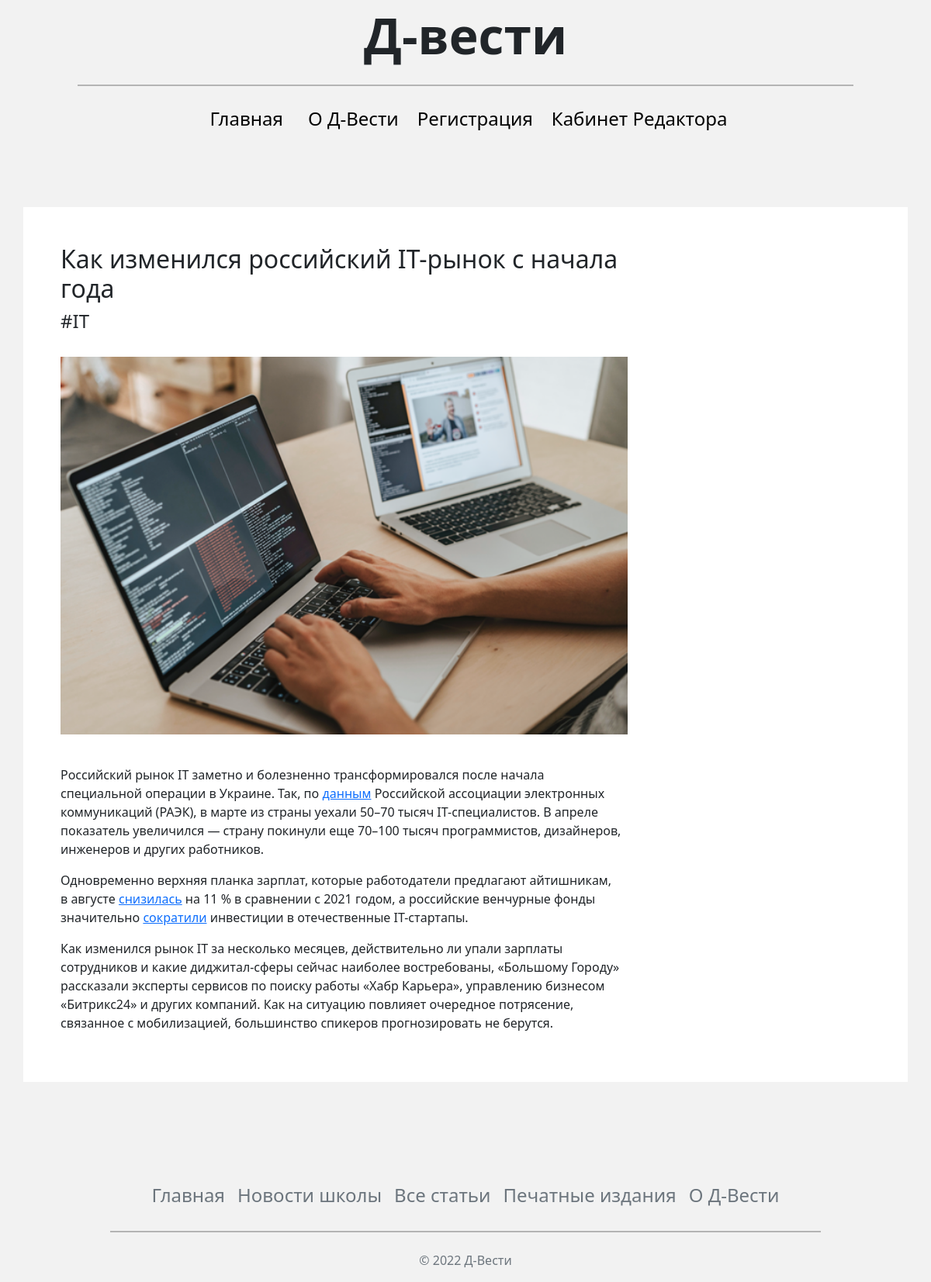
Screenshot of /show_article/1 with the database file from the repository.
### app.py (models this page shows)
class Article(db.Model):
    id = db.Column(db.Integer, primary_key=True)
    title_article = db.Column(db.String, nullable=False)
    tag = db.Column(db.String, nullable=False)
    text_article = db.Column(db.Text, nullable=False)
    main_img = db.Column(db.String, nullable=False)
    date = db.Column(db.DateTime, default=datetime.utcnow())

### app.py (the view)
@app.route('/show_article/<int:id>', methods=['GET', 'POST'])
def show_article(id=None):
    post = db.get_or_404(Article, id)
    title = post.title_article
    tag = post.tag
    text_article = post.text_article
    main_img = post.main_img
    return render_template('main/show_article.html', title=title, tag=tag, text_article=text_article, main_img=main_img)

### templates/main/show_article.html (shortened to what this page needs)
<!DOCTYPE html>
<html lang="en">
<head>
    {% include "main/links.html" %}
</head>
<body>
<h1 style="font-weight: 700; font-size: 64px" class="text-center mt-2 mb-4">Д-вести</h1>
<hr class="hr-before-header">
{% include "main/header.html" %}
<br><br><br>
<div class="container pt-5 ps-5 pb-5 pe-5" style="background-color: white">
    <h2 class="show-article-adaptive-img">{{title}}</h2>
    <h4>{{tag}}</h4><br>
    <div class="show-article-adaptive-img">
        <img src="/static/images/articles/{{main_img}}" width="100%">
        <br><br>
    </div>
    <div style="" class="show-article-adaptive-img">
        <p class="title-post">
            {{ text_article| safe }}
        </p>
    </div>
</div>
<br><br><br><br><br>
{% include 'main/footer.html' %}
</body>
</html>

### static/main.css (style rules this page uses)
body { background: #F2F2F2 !important; }
.hr-before-header { background-color: black; border-top: 2px solid black !important; margin-right: 100px; margin-left: 100px; margin-bottom: 0; }
.title-post { font-size: 20px !important; font-weight: 400; text-align: left !important; }
@media screen and (min-width: 992px) { .show-article-adaptive-img { width: 70%; } }

### rows the page displays
Article: title_article "Как изменился российский IT-рынок с начала года", tag "#IT", main_img (picture), text_article "Российский рынок IT заметно и болезненно трансформировался после начала специальной операции в Украине. Так, по данным Российской ассоциации электронных коммуникаций (РАЭК), в марте из страны уехали 50–70 тысяч IT-специалистов. В апреле показатель увеличился — страну покинули еще 70–100 тысяч программистов, дизайнеров, инженеров и других работников. Одновременно верхняя планка зарплат, которые работодатели предлагают айтишникам, в августе снизилась на 11 % в сравнении с 2021 годом, а российские венчурные фонды значительно сократили инвестиции в отечественные IT-стартапы. Как изменился рынок IT за несколько месяцев, действительно ли упали зарплаты сотрудников и какие диджитал-сферы сейчас…"
